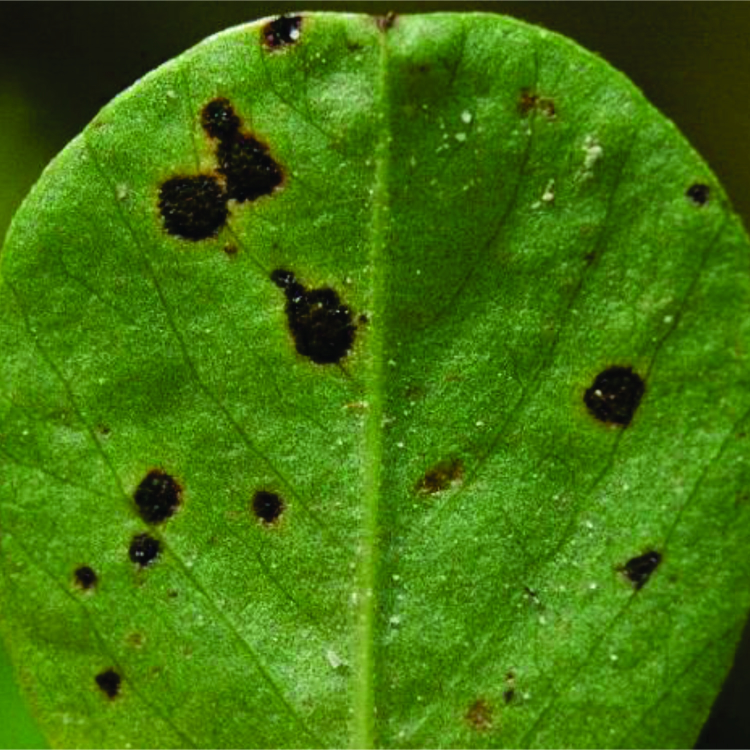
#> input picture leaf.jpg, 1500 x 1500 px (shown at 1/2 size)
$ python cvtry-harris.py
#> lines starting #> are read from the running program, lines starting #| are printed output that depends on the picture; after the words box and inside, x2 and y2 are one past the last pixel; in counts of white or black regions, pixels touching at a corner belong together
import cv2
import numpy as np
img = cv2.imread('leaf.jpg')
#> img is the input picture: shape (1500, 1500, 3); mean B, G, R 11.9, 118, 66.7
img = cv2.resize(img, (500, 500))
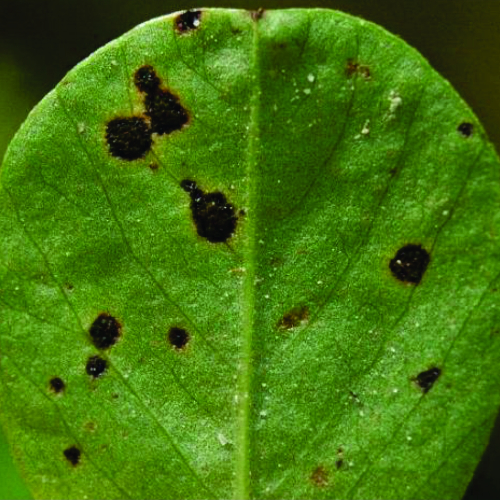
#> img: shape (500, 500, 3); mean B, G, R 11.8, 117.9, 66.6
imgGray = cv2.cvtColor(img, cv2.COLOR_BGR2GRAY)
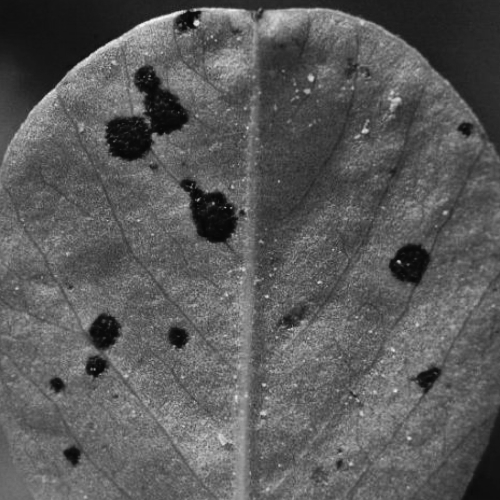
#> imgGray: shape (500, 500); min 5, max 246, mean 90.4
flo = np.float32(imgGray)
himg = cv2.cornerHarris(flo, blockSize=2, ksize=3, k=0.04)
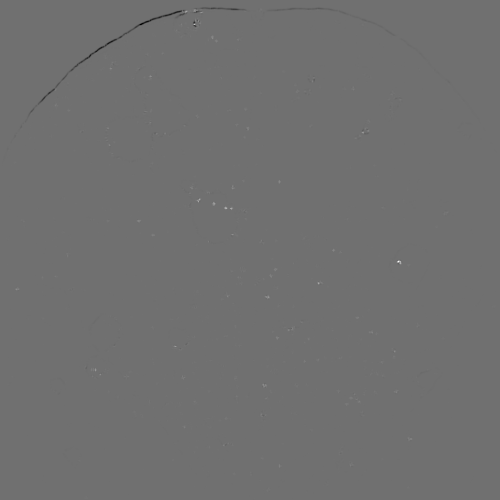
#> himg: shape (500, 500) float32; min -26049084, max 33174752, mean -2028; drawn with min black and max white
himg = cv2.dilate(himg, None)
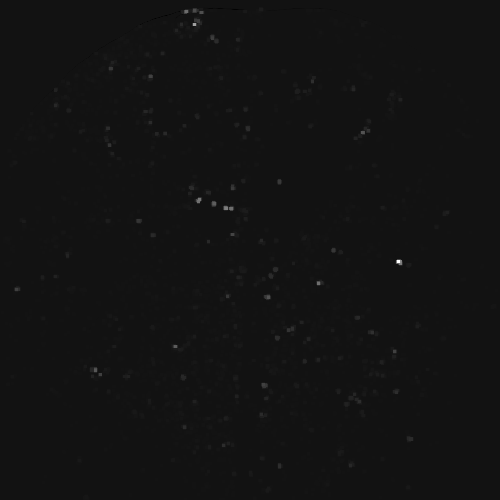
#> himg: shape (500, 500) float32; min -2582367.8, max 33174752, mean 80683; drawn with min black and max white
corner = himg > 0.09 * himg.max()
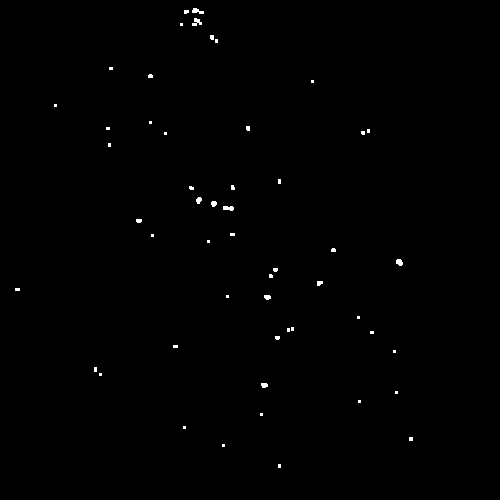
#> corner: shape (500, 500) bool; 0.35% white; 52 white regions (42 under 20 px), largest, box (x1, y1, x2, y2) and area: (192, 18, 202, 26) 47, (192, 8, 204, 14) 44, (223, 206, 234, 211) 44
out = img.copy()
out[corner] = [0, 0,255]
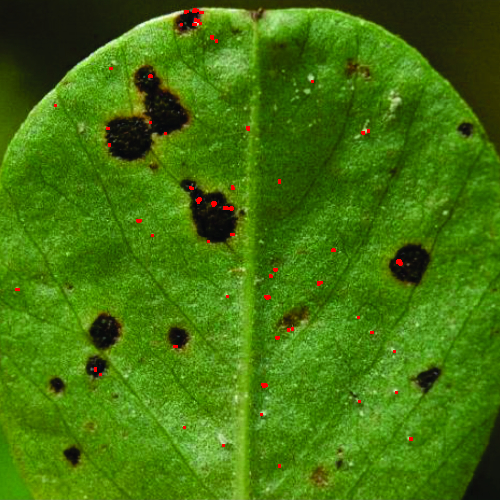
#> out: shape (500, 500, 3); 0.35% of pixels changed, all inside (x1, y1, x2, y2) = (15, 8, 413, 468)
cv2.imshow("Harris", out)
cv2.waitKey(0)
cv2.destroyAllWindows()
